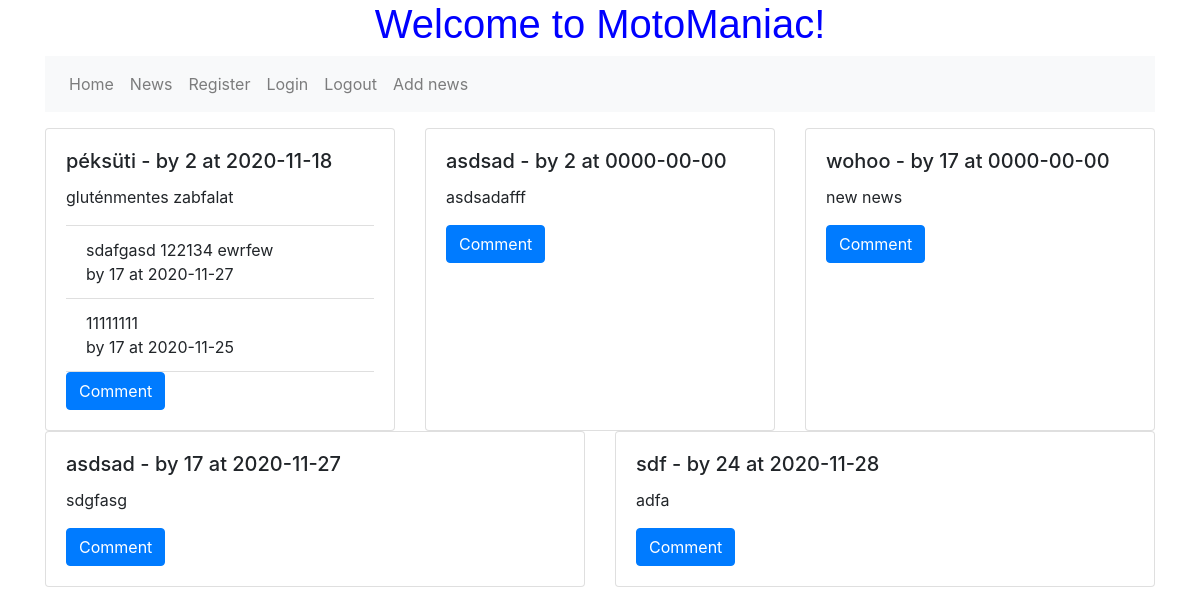
Before: /news.php with the older database file.
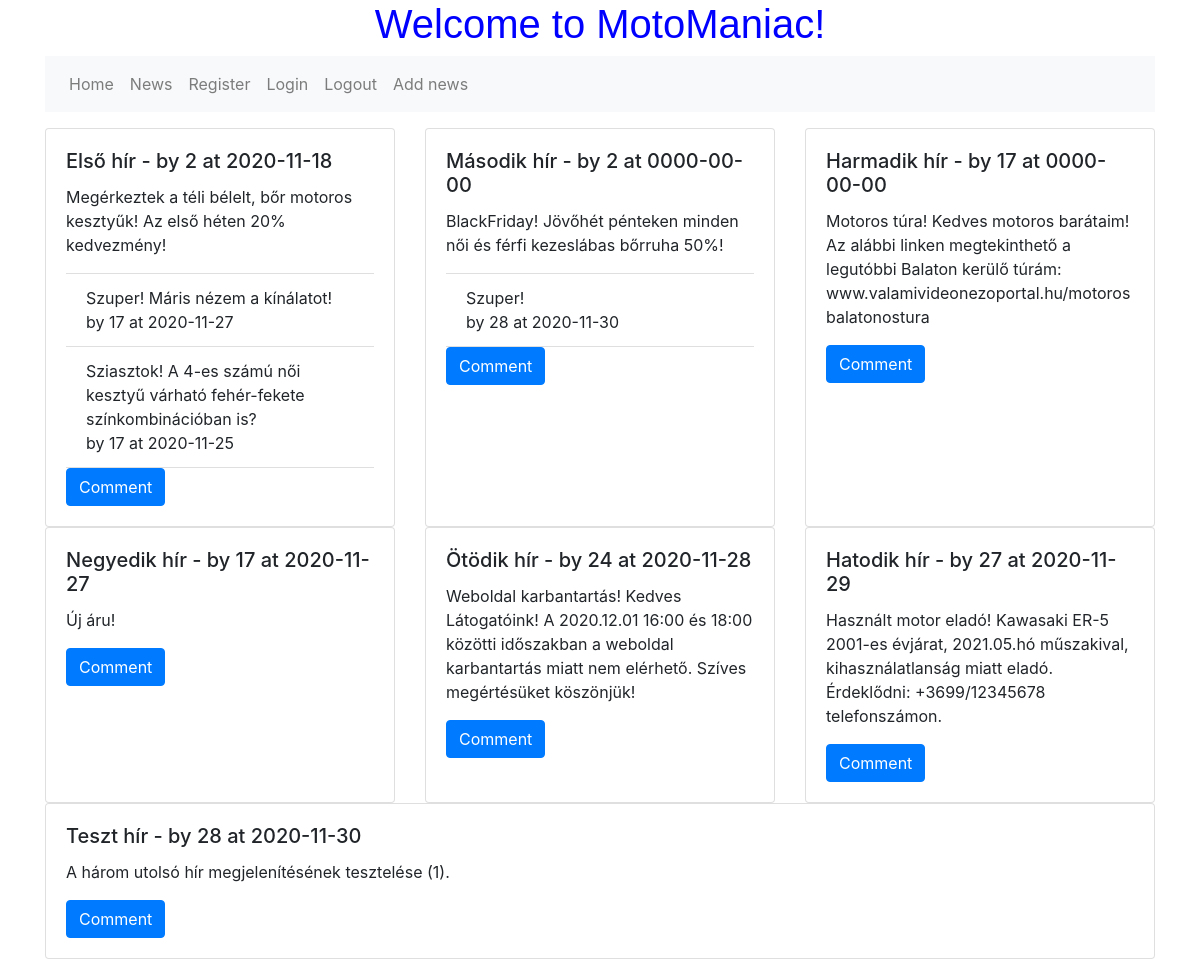
After: the same page with the newer database file.
### tables this page shows
CREATE TABLE `menuitem` (
  `id` int(11) NOT NULL,
  `title` varchar(255) NOT NULL,
  `link` varchar(255) NOT NULL,
  `menu_item_id` int(11) DEFAULT NULL
);

CREATE TABLE `news` (
  `id` int(11) NOT NULL,
  `title` varchar(255) NOT NULL,
  `content` text NOT NULL,
  `created_at` date NOT NULL,
  `user_id` int(11) NOT NULL
);

CREATE TABLE `comment` (
  `id` int(11) NOT NULL,
  `news_id` int(11) NOT NULL,
  `user_id` int(11) NOT NULL,
  `created_at` date NOT NULL,
  `content` text NOT NULL
);

### models/News.php (called while the page is built, shortened)
<?php
class News
{
    function __construct($param)
    {
        $this->id = $param['id'];
        $this->title = $param['title'];
        $this->content = $param['content'];
        $this->created_at = $param['created_at'];
        $this->user_id = $param['user_id'];
        $this->comments = array();
    }
}

### models/Comment.php (called while the page is built, shortened)
<?php
class Comment
{
    function __construct($param)
    {
        $this->user_id = $param['user_id'];
        $this->created_at = $param['created_at'];
        $this->content = $param['content'];
    }
}

### news.php (the view, shortened to what this page needs)
<?php
require("./reusable/header.php");
require("./reusable/menu.php");
require_once("./models/News.php");
require_once("./models/Comment.php");
function createCard($news)
{
    $start =
        "<div class='card' style='width: 18rem;'>
        <div class='card-body'>
            <h5 class='card-title'>$news->title - by $news->user_id at $news->created_at</h5>
            <p class='card-text'>$news->content</p>";
    $end =
        "<a href='./add_comment.php?news_id=$news->id' class='btn btn-primary'>Comment</a>
        </div>
     </div>";
    $comments = "";
    if (count($news->comments) > 0) {
        $comments = $comments . " <ul class='list-group list-group-flush'>";
        foreach ($news->comments as $comment) {
            $comments = $comments .  "<li class='list-group-item'>
                $comment->content <br>
                by $comment->user_id
                at $comment->created_at
            </li>";
        }
        $comments = $comments . "</ul>";
    }
    return $start . $comments . $end;
}
function getNews()
{
    $conn = get_connection();
    $newsArray = array();
    $sql = "SELECT * FROM news";
    $result = $conn->query($sql);
    if ($result->num_rows > 0) {
        while ($newsRow = $result->fetch_assoc()) {
            $news = new News($newsRow);
            $newsArray[$news->id] = $news;
        }
    }
    return  $newsArray;
}
function getComments()
{
    $conn = get_connection();
    $commentsArray = array();
    $sql = "SELECT * from comment";
    $result = $conn->query($sql);
    if ($result->num_rows > 0) {
        while ($commentRow = $result->fetch_assoc()) {
            $comment = new Comment($commentRow);
            $commentsArray[$comment->id] = $comment;
        }
    }
    return $commentsArray;
}
function printNews($newsArray)
{
    $count = 0;
    foreach ($newsArray as $news) {
        if ($count % 3 == 0) {
            echo "<div class='card-deck'>";
        }
        echo createCard($news);
        if ($count % 3 == 2) {
            echo "</div>";
        }
        $count += 1;
    }
}
$news = getNews();
$comments = getComments();
printNews($news);
?>
<?php
require("./reusable/footer.php");
?>

### reusable/header.php (shortened to what this page needs)
<!doctype html>
<html lang="en">
<head>
    <link rel="stylesheet" href="https://stackpath.bootstrapcdn.com/bootstrap/4.1.3/css/bootstrap.min.css">
</head>
<body>
    <h1 style="font-family:sans-serif;color:blue;text-align:center;">Welcome to MotoManiac!</h1>
    <div class="container">

### reusable/menu.php (shortened to what this page needs)
<?php
$conn = get_connection();
$sql = "SELECT * FROM `menuitem` WHERE 1";
$result = $conn->query($sql);
if ($result->num_rows > 0) {
?>
    <nav class="navbar navbar-expand-lg navbar-light bg-light">
        <div class="collapse navbar-collapse" id="navbarSupportedContent">
            <ul class="navbar-nav mr-auto">
                <?php
                while ($row = $result->fetch_assoc()) {
                ?>
                    <li class="nav-item">
                        <a class="nav-link" href="<?php echo $row['link'] ?>"><?php echo $row['title']; ?></a>
                    </li>
                <?php
                }
                ?>
            </ul>
        </div>
    </nav>
<?php
} else {
    echo "No menu item";
}
?>

### reusable/footer.php (shortened to what this page needs)
</div>
</body>
</html>

Changed rows visible on the page:
changed news: title "péksüti" → "Első hír"; content "gluténmentes zabfalat" → "Megérkeztek a téli bélelt, bőr motoros kesztyűk! Az első héten 20% kedvezmény!"
changed comment: content "sdafgasd 122134 ewrfew" → "Szuper! Máris nézem a kínálatot!"
changed comment: content "11111111" → "Sziasztok! A 4-es számú női kesztyű várható fehér-fekete színkombinációban is?"
changed news: title "asdsad" → "Második hír"; content "asdsadafff" → "BlackFriday! Jövőhét pénteken minden női és férfi kezeslábas bőrruha 50%!"; now shows "by at"
added comment: content "Szuper!", user "28", created_at "2020-11-30"
changed news: title "wohoo" → "Harmadik hír"; content "new news" → "Motoros túra! Kedves motoros barátaim! Az alábbi linken megtekinthető a legutóbbi Balaton kerülő túrám: www.valamivideonezoportal.hu/motorosbalatonostura"
changed news: title "asdsad" → "Negyedik hír"; content "sdgfasg" → "Új áru!"
changed news: title "sdf" → "Ötödik hír"; content "adfa" → "Weboldal karbantartás! Kedves Látogatóink! A 2020.12.01 16:00 és 18:00 közötti időszakban a weboldal karbantartás miatt nem elérhető. Szíves megértésüket köszönjük!"
added news: title "Hatodik hír", user "27", created_at "2020-11-29", content "Használt motor eladó! Kawasaki ER-5 2001-es évjárat, 2021.05.hó műszakival, kihasználatlanság miatt eladó. Érdeklődni: +3699/12345678 telefonszámon."
added news: title "Teszt hír", user "28", created_at "2020-11-30", content "A három utolsó hír megjelenítésének tesztelése (1)."
